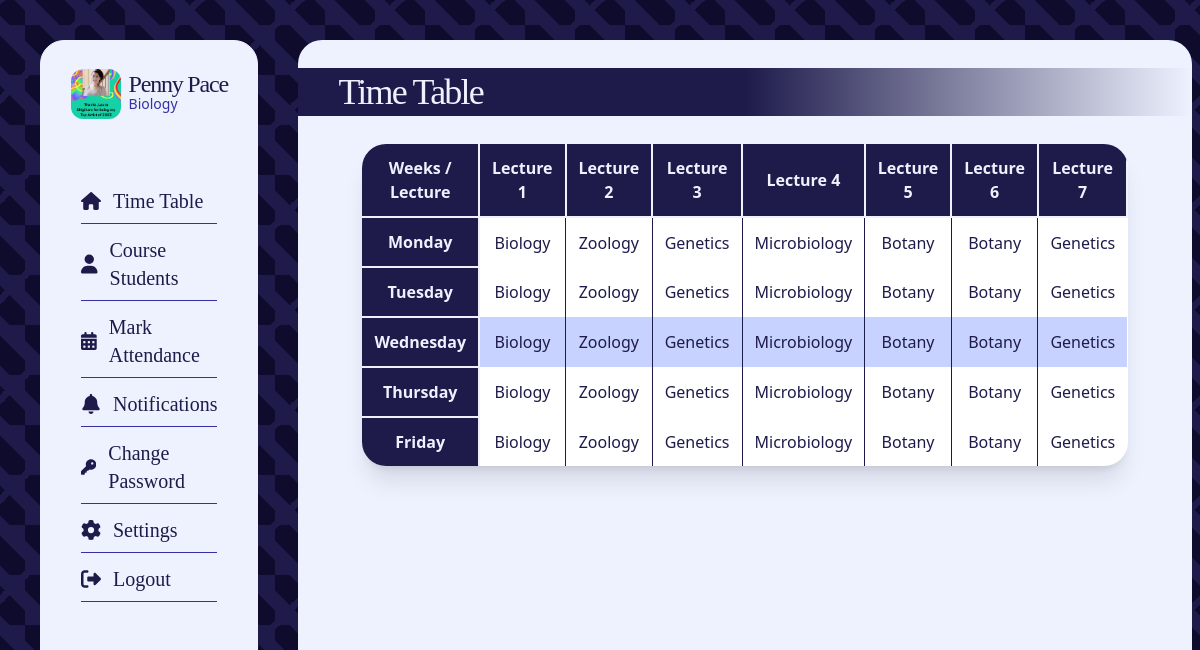
Page /teacher_dashboard/ (signed in) on the committed database.
### core/models.py (models this page shows, shortened)
class Teachers(models.Model):
    user = models.ForeignKey(User, on_delete=models.CASCADE)
    teacher_id = models.IntegerField()
    profile_img = models.ImageField(
        upload_to="profile_images", default="blank_profile_picture.jpg", null=True
    )
    course_id = models.ForeignKey(Courses, on_delete=models.CASCADE, null=True)
    subject_id = models.ForeignKey(Subjects, on_delete=models.CASCADE, null=True)
    address = models.CharField(max_length=100, default="")
    phone = models.IntegerField(default=0)

class Courses(models.Model):
    course_name = models.CharField(max_length=100)
    course_id = models.IntegerField()

class TimeTables(models.Model):
    day_choices = (
        ("Sunday", "Sunday"),
        ("Monday", "Monday"),
        ("Tuesday", "Tuesday"),
        ("Wednesday", "Wednesday"),
        ("Thursday", "Thursday"),
        ("Friday", "Friday"),
        ("Saturday", "Saturday"),
    )
    course_id = models.ForeignKey(Courses, on_delete=models.CASCADE)
    subject_id = models.ForeignKey(Subjects, on_delete=models.CASCADE)
    time_start = models.TimeField()
    time_end = models.TimeField()
    day = models.CharField(max_length=30, choices=day_choices, default="Sunday")
    room_no = models.IntegerField(default=0)
    type_of_class = models.CharField(
        max_length=10,
        choices=(("Lecture", "Lecture"), ("Lab", "Lab")),
        default="Lecture",
    )

class Subjects(models.Model):
    subject_name = models.CharField(max_length=100)
    subject_id = models.IntegerField()
    course_id = models.ForeignKey(Courses, on_delete=models.CASCADE)
    subject_credits = models.IntegerField()

### core/views.py (the view)
def teacher_dashboard(request):
    teacher = Teachers.objects.filter(user=request.user).first()
    subjects = Subjects.objects.filter(course_id=teacher.course_id)
    current_day = datetime.now().strftime("%A")
    days = ["Monday", "Tuesday", "Wednesday", "Thursday", "Friday"]
    day_wize_timetable = {
        "Monday": [],
        "Tuesday": [],
        "Wednesday": [],
        "Thursday": [],
        "Friday": [],
    }
    for day in days:
        for time in TimeTables.objects.filter(course_id=teacher.course_id, day=day):
            day_wize_timetable[day].append(time)
    return render(
        request,
        "teacher_time_table.html",
        {
            "user_profile": teacher,
            "subjects": subjects,
            "day_wize_timetable": day_wize_timetable,
            "current_day": current_day,
        },
    )

### templates/teacher_time_table.html
{% extends "teacher_dash_base.html" %}
{% block content %}
<div
	class="bg-indigo-50 backdrop-blur-sm overflow-y-scroll pb-10 rounded-3xl w-full h-full flex flex-col text-indigo-50"
>
	<h1
		class="text-4xl font-light font-serif tracking-tighter text-indigo-50 my-7 px-10 py-1 w-full bg-gradient-to-r from-indigo-950 via-indigo-950 to-transparent"
	>
		Time Table
	</h1>
	<table
		class="self-center text-indigo-950 mx-16 bg-white px-5 shadow-xl rounded-3xl overflow-hidden"
	>
		<tr class="border-b-2 border-b-indigo-950">
			<th
				class="p-3 border-r-2 border-b-2 border-indigo-50 text-indigo-50 bg-indigo-950"
			>
				Weeks / Lecture
			</th>
			<th
				class="p-3 border-r-2 border-b-2 border-indigo-50 text-indigo-50 bg-indigo-950"
			>
				Lecture 1
			</th>
			<th
				class="p-3 border-r-2 border-b-2 border-indigo-50 text-indigo-50 bg-indigo-950"
			>
				Lecture 2
			</th>
			<th
				class="p-3 border-r-2 border-b-2 border-indigo-50 text-indigo-50 bg-indigo-950"
			>
				Lecture 3
			</th>
			<th
				class="p-3 border-r-2 border-b-2 border-indigo-50 text-indigo-50 bg-indigo-950"
			>
				Lecture 4
			</th>
			<th
				class="p-3 border-r-2 border-b-2 border-indigo-50 text-indigo-50 bg-indigo-950"
			>
				Lecture 5
			</th>
			<th
				class="p-3 border-r-2 border-b-2 border-indigo-50 text-indigo-50 bg-indigo-950"
			>
				Lecture 6
			</th>
			<th
				class="p-3 border-r-2 border-b-2 border-indigo-50 text-indigo-50 bg-indigo-950"
			>
				Lecture 7
			</th>
		</tr>
		<tr class="{% if current_day == 'Monday' %} bg-indigo-200 animate-pulse {% endif %}">
			<th
				class="p-3 border-r-2 border-b-2 border-indigo-50 text-indigo-50 bg-indigo-950"
			>
				Monday
			</th>
			{% for x in day_wize_timetable.Monday %}
			<td
				class="p-3 text-center {% if forloop.last %} {% else %} border-r border-r-indigo-950 {% endif %} hover:bg-green-500 hover:text-white"
			>
				{{x.subject_id.subject_name}}
			</td>
			{% endfor %}
		</tr>
		<tr class="{% if current_day == 'Tuesday' %}bg-indigo-200 animate-pulse {% endif %}">
			<th
				class="p-3 border-r-2 border-b-2 border-indigo-50 text-indigo-50 bg-indigo-950"
			>
				Tuesday
			</th>
			{% for x in day_wize_timetable.Tuesday %}
			<td
				class="p-3 text-center {% if forloop.last %} {% else %} border-r border-r-indigo-950 {% endif %} hover:bg-green-500 hover:text-white"
			>
				{{x.subject_id.subject_name}}
			</td>
			{% endfor %}
		</tr>
		<tr class="{% if current_day == 'Wednesday' %} bg-indigo-200 animate-pulse {% endif %}">
			<th
				class="p-3 border-r-2 border-b-2 border-indigo-50 text-indigo-50 bg-indigo-950"
			>
				Wednesday
			</th>
			{% for x in day_wize_timetable.Wednesday %}
			<td
				class="p-3 text-center {% if forloop.last %} {% else %} border-r border-r-indigo-950 {% endif %} hover:bg-green-500 hover:text-white"
			>
				{{x.subject_id.subject_name}}
			</td>
			{% endfor %}
		</tr>
		<tr class="{% if current_day == 'Thursday' %} bg-indigo-200 animate-pulse {% endif %}">
			<th
				class="p-3 border-r-2 border-b-2 border-indigo-50 text-indigo-50 bg-indigo-950"
			>
				Thursday
			</th>
			{% for x in day_wize_timetable.Thursday %}
			<td
				class="p-3 text-center {% if forloop.last %} {% else %} border-r border-r-indigo-950 {% endif %} hover:bg-green-500 hover:text-white"
			>
				{{x.subject_id.subject_name}}
			</td>
			{% endfor %}
		</tr>
		<tr class="{% if current_day == 'Friday' %} bg-indigo-200 animate-pulse {% endif %}">
			<th
				class="p-3 border-r-2 border-r-indigo-50 text-indigo-50 bg-indigo-950"
			>
				Friday
			</th>
			{% for x in day_wize_timetable.Friday %}
			<td
				class="p-3 text-center {% if forloop.last %} {% else %} border-r border-r-indigo-950 {% endif %} hover:bg-green-500 hover:text-white"
			>
				{{x.subject_id.subject_name}}
			</td>
			{% endfor %}
		</tr>
	</table>
</div>
{% endblock content %}

### templates/teacher_dash_base.html (shortened to what this page needs)
<!DOCTYPE html>
<html lang="en">
	<head>
		<script src="//cdn.tailwindcss.com"></script>
	</head>
	<body class="flex gap-10 h-screen p-10">
		<nav
			class="bg-indigo-50 backdrop-blur h-full rounded-3xl basis-1/5 border border-indigo-50 flex flex-col items-evenly"
		>
			<div
				class="profile py-2 rounded-xl flex justify-center gap-2 items-center mx-5 my-5 bg-indigo-50"
			>
				<div
					class="img bg-[url('{{user_profile.profile_img.url}}')] rounded-xl aspect-square h-[50px] bg-center bg-cover"
				></div>
				<h1
					class="text-2xl font-serif font-medium tracking-tighter text-indigo-950 leading-5"
				>
					{{user_profile.user.username}}
					<span
						class="block text-sm tracking-normal font-sans bg-indigo-50 text-indigo-800"
					>
						{{user_profile.course_id.course_name}}
					</span>
				</h1>
			</div>
			<div
				class="menu p-5 rounded-xl flex flex-col text-xl justify-center gap-3 items-center mx-5 my-5 bg-indigo-50 font-serif"
			>
				<a
					href="/teacher_dashboard/"
					class="flex gap-3 items-center border-b border-indigo-800 pb-2 w-full relative after:content-[''] after:absolute after:bottom-0 after:duration-700 text-indigo-950 hover:after:w-full after:h-1 after:bg-indigo-950 after:rounded-full after:left-0 after:w-0"
				>
					Time Table</a
				>
				<a
					href="/teacher_dashboard/td_course_students"
					class="flex gap-3 items-center border-b border-indigo-800 pb-2 w-full relative after:content-[''] after:absolute after:bottom-0 after:duration-700 text-indigo-950 hover:after:w-full after:h-1 after:bg-indigo-950 after:rounded-full after:left-0 after:w-0"
				>
					<svg
						xmlns="http://www.w3.org/2000/svg"
						height="20"
						width="20"
						viewBox="0 0 448 512"
					>
						<path
							fill="#1E1B4B"
							d="M224 256A128 128 0 1 0 224 0a128 128 0 1 0 0 256zm-45.7 48C79.8 304 0 383.8 0 482.3C0 498.7 13.3 512 29.7 512H418.3c16.4 0 29.7-13.3 29.7-29.7C448 383.8 368.2 304 269.7 304H178.3z"
						/>
					</svg>
					Course Students</a
				>
				<a
					href="/teacher_dashboard/td_mark_attendance"
					class="flex gap-3 items-center border-b border-indigo-800 pb-2 w-full relative after:content-[''] after:absolute after:bottom-0 after:duration-700 text-indigo-950 hover:after:w-full after:h-1 after:bg-indigo-950 after:rounded-full after:left-0 after:w-0"
				>
					Mark Attendance</a
				>
				<a
					href="/teacher_dashboard/td_notification"
					class="flex gap-3 items-center border-b border-indigo-800 pb-2 w-full relative after:content-[''] after:absolute after:bottom-0 after:duration-700 text-indigo-950 hover:after:w-full after:h-1 after:bg-indigo-950 after:rounded-full after:left-0 after:w-0"
				>
					Notifications</a
				>
				<a
					href="/teacher_dashboard/td_change_pass"
					class="flex gap-3 items-center border-b border-indigo-800 pb-2 w-full relative after:content-[''] after:absolute after:bottom-0 after:duration-700 text-indigo-950 hover:after:w-full after:h-1 after:bg-indigo-950 after:rounded-full after:left-0 after:w-0"
				>
					Change Password</a
				>
				<a
					href="/teacher_settings/"
					class="flex gap-3 items-center border-b border-indigo-800 pb-2 w-full relative after:content-[''] after:absolute after:bottom-0 after:duration-700 text-indigo-950 hover:after:w-full after:h-1 after:bg-indigo-950 after:rounded-full after:left-0 after:w-0"
				>
					Settings</a
				>
				<a
					href="/logout/"
					class="flex gap-3 items-center border-b border-indigo-800 pb-2 w-full relative after:content-[''] after:absolute after:bottom-0 after:duration-700 text-indigo-950 hover:after:w-full after:h-1 after:bg-indigo-950 after:rounded-full after:left-0 after:w-0"
					>
					Logout
				</a>
			</div>
		</nav>
		<div class="right-sec h-full flex-1">
			{% block content %} {% endblock content %}
		</div>
	</body>
</html>

### rows in the picture
Teachers: profile_img (picture), user.username "Penny Pace", course_id.course_name "Biology"
TimeTables: subject_id.subject_name "Biology"
TimeTables: subject_id.subject_name "Zoology"
TimeTables: subject_id.subject_name "Genetics"
TimeTables: subject_id.subject_name "Microbiology"
TimeTables: subject_id.subject_name "Botany"
TimeTables: subject_id.subject_name "Botany"
TimeTables: subject_id.subject_name "Genetics"
TimeTables: subject_id.subject_name "Biology"
TimeTables: subject_id.subject_name "Zoology"
TimeTables: subject_id.subject_name "Genetics"
TimeTables: subject_id.subject_name "Microbiology"
TimeTables: subject_id.subject_name "Botany"
TimeTables: subject_id.subject_name "Botany"
TimeTables: subject_id.subject_name "Genetics"
TimeTables: subject_id.subject_name "Biology"
TimeTables: subject_id.subject_name "Zoology"
TimeTables: subject_id.subject_name "Genetics"
TimeTables: subject_id.subject_name "Microbiology"
TimeTables: subject_id.subject_name "Botany"
TimeTables: subject_id.subject_name "Botany"
TimeTables: subject_id.subject_name "Genetics"
TimeTables: subject_id.subject_name "Biology"
TimeTables: subject_id.subject_name "Zoology"
TimeTables: subject_id.subject_name "Genetics"
TimeTables: subject_id.subject_name "Microbiology"
TimeTables: subject_id.subject_name "Botany"
TimeTables: subject_id.subject_name "Botany"
TimeTables: subject_id.subject_name "Genetics"
TimeTables: subject_id.subject_name "Biology"
TimeTables: subject_id.subject_name "Zoology"
TimeTables: subject_id.subject_name "Genetics"
TimeTables: subject_id.subject_name "Microbiology"
TimeTables: subject_id.subject_name "Botany"
TimeTables: subject_id.subject_name "Botany"
TimeTables: subject_id.subject_name "Genetics"
